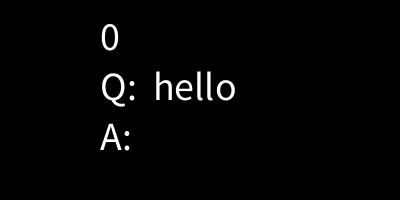
Frame 1 (no input)
Frame 60 (the mouse pressed at the canvas centre just before this capture): identical to frame 1, image omitted
Frame 120 (the mouse held since frame 60 and released just before this capture): identical to frame 1, image omitted

The Processing sketch that drew this single still picture (run headless with seeded random() and noise(); from frame 60 on, the mouse is pressed at the canvas centre):

// Processing sketch: week17_5
// ── week17_5.pde
void setup(){
   size(400,200);
   textSize(40);
}
String line="";
String Q="hello";
void draw(){
  background(0);
  int len=line.length();text(len,100,50);
  text("Q:  "+Q, 100,100);
  text("A:"+line, 100,150);
}
void keyPressed(){//點一次做程序一次，小心有時打到
//看不到的符號
   int len =line.length();
   if(key>='a'&& key<='z')line=line+key;//小寫鍵
   if(key>='A'&& key<='Z')line=line+key;//大寫鍵
   if(key== BACKSPACE && len>0) line=line.substring(0,len-1);
}
